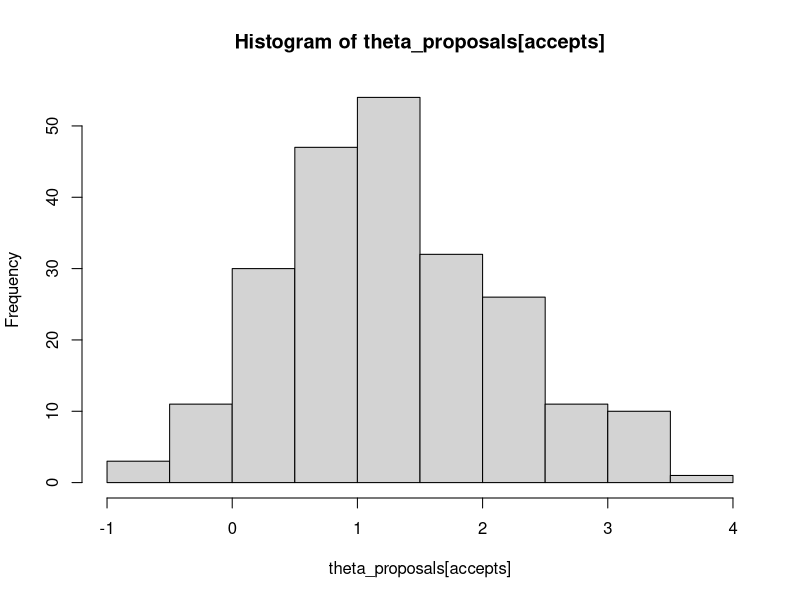
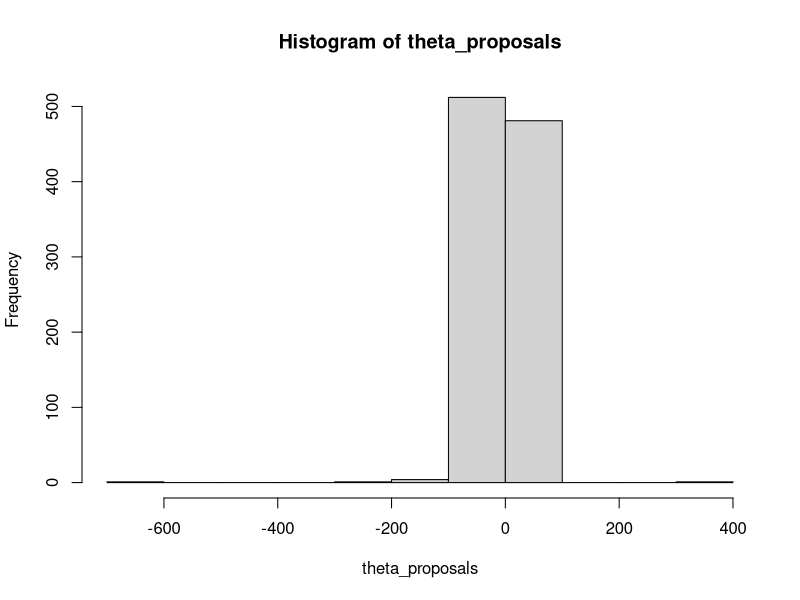
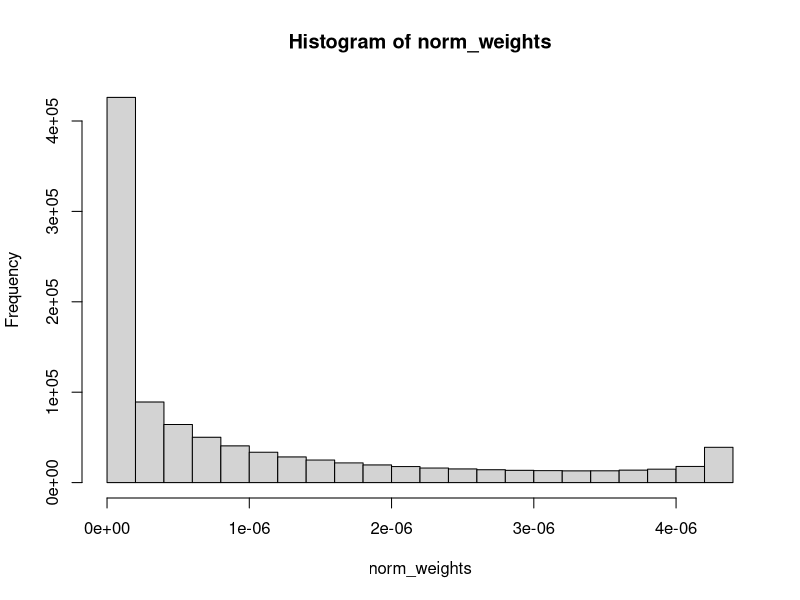

These charts were generated, in order, by the following R code: (Note: this script raises an error after producing the figures.)
#normal model with t prior  

#rejection sampling
y <- 2 # fake data
num_trials <- 1000
theta_proposals <- rt(num_trials, 1)
us <- runif(num_trials, min = 0, max = 1) 
log_accept_prob <- function(theta){
  -.5*(y - theta)^2 }
probs <- exp(log_accept_prob(theta_proposals))
accepts <- us < probs
hist(theta_proposals[accepts]) # only the accepted draws 
hist(theta_proposals) # all draws!


#importance sampling estimate of posterior mean of theta
y <- 2 # fake data
num_samples <- 1000000
theta_draws <- rt(num_samples , 1) 
log_unnorm_weight <- function(theta){
  # can ignore sqrt(2pi) because it will cancel out
  -.5*(y - theta)^2 }
lunws <- log_unnorm_weight(theta_draws) 
norm_weights <- exp(lunws)/sum(exp(lunws)) 
sum(norm_weights * theta_draws) 
hist(norm_weights)


#calculating effective sample size
ESS <- 1/sum(norm_weights^2)
ESS

#graphical check of accuracy 
hist(
  replicate(1000,
            getISEstimator(num_samps_per_estimate)$estimate), xlab = "IS estimate",
  main = "distribution of IS estimate")

#estimate the standard errors 
getISEstimator <- function(num_samples){
  theta_draws <- rt(num_samples, 1)
  lunws <- log_unnorm_weight(theta_draws) 
  norm_weights <- exp(lunws)/sum(exp(lunws)) 
  estimator <- sum(norm_weights * theta_draws) 
  list("estimate" = estimator,
       "approx_var" = sum( norm_weights^2*(theta_draws - estimator)^2) ) }


#two way of estimating standard errors
num_samps_per_estimate <- 10 
sqrt(getISEstimator(num_samps_per_estimate)$approx_var) 
sd(replicate(1000, getISEstimator(num_samps_per_estimate)$estimate))


  
